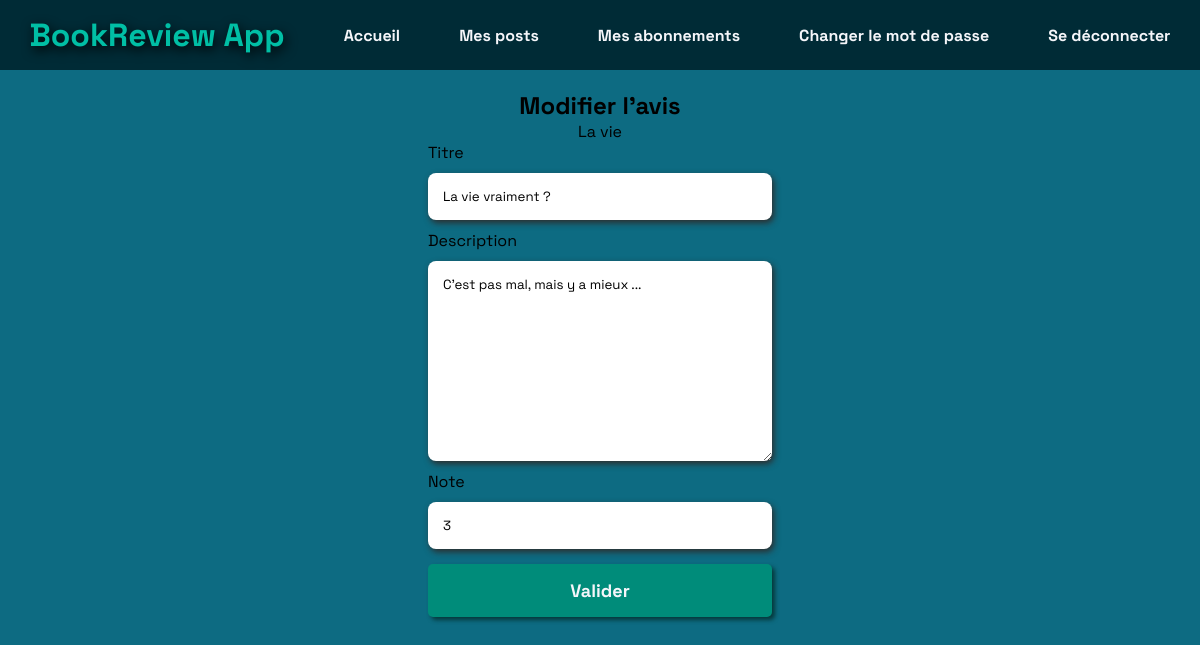
Page /review/9/update (signed in) on the committed database.
### review/models.py (models this page shows, shortened)
class Ticket(models.Model):
    title = models.CharField(max_length=128)
    description = models.TextField(max_length=2048, blank=True)
    user = models.ForeignKey(settings.AUTH_USER_MODEL, on_delete=models.CASCADE)
    image = models.ImageField(null=True, blank=True)
    date_created = models.DateTimeField(auto_now_add=True)
    IMAGE_MAX_SIZE = (300, 600)

class Review(models.Model):
    ticket = models.ForeignKey(to=Ticket, on_delete=models.CASCADE)
    rating = models.PositiveSmallIntegerField(validators=[MinValueValidator(0), MaxValueValidator(5)])
    headline = models.CharField(max_length=128)
    body = models.TextField(max_length=8192, blank=True)
    user = models.ForeignKey(settings.AUTH_USER_MODEL, on_delete=models.CASCADE)
    date_created = models.DateTimeField(auto_now_add=True)

### review/views.py (the view, shortened to what this page needs)
# urls.py: path('review/<int:review_id>/update', login_required(review.views.ReviewUpdate.as_view()), name='review-update'),
class ReviewUpdate(View):
    review_form_class = forms.ReviewForm
    def get(self, request, review_id):
        ticket = get_object_or_404(Ticket, review__pk=review_id)
        review = get_object_or_404(Review, id=review_id)
        review_form = self.review_form_class(instance=review)
        context = {
            "ticket": ticket,
            "review_form": review_form,
        }
        return render(request, 'review/review_update.html', context)

### review/forms.py
class ReviewForm(forms.ModelForm):
    def __init__(self, *args, **kwargs):
        super().__init__(*args, **kwargs)
        self.fields['headline'].widget.attrs.update({'class': 'input_headline', "placeholder": " "})
        self.fields['headline'].label = "Titre"
        self.fields['body'].widget.attrs.update({'class': 'input_body', "placeholder": " "})
        self.fields['body'].label = "Description"
        self.fields['rating'].widget.attrs.update({'class': 'input_rating'})
        self.fields['rating'].label = "Note"
    class Meta:
        model = Review
        fields = ['headline', 'body', 'rating']

### review/templates/review/review_update.html (shortened to what this page needs)
{% extends "base.html" %}
{% load static %}
{% block statics %}
    <link rel="stylesheet" type="text/css" href="{% static 'review/styles.css' %}?{% now "U" %}">
{% endblock %}
{% block content %}
    <div class="bloc-form-container">
    <h2 class="title-form">Modifier l'avis</h2>
        <p>{{ ticket.title }}</p>
        <form method="post" enctype="multipart/form-data">
            <div class="input-field">
                <label class="input-label" for="headline">{{ review_form.headline.label }}</label>
                {{ review_form.headline }}
            </div>
            <div class="input-field">
                <label class="input-label" for="body">{{ review_form.body.label }}</label>
                {{ review_form.body }}
            </div>
            <div class="input-field">
                <label class="input-label" for="rating">{{ review_form.rating.label }}</label>
                {{ review_form.rating }}
            </div>
            <button type="submit" class="btn-validate">Valider</button>
        </form>
    </div>
{% endblock %}

### static/base/styles.css (style rules this page uses)
* { margin: 0; padding: 0; box-sizing: border-box; -webkit-font-smoothing: antialiased; font-family: 'Space Grotesk', sans-serif; }

### review/static/review/styles.css (style rules this page uses)
body { background-color: #0D6B82; }
.btn-ticket, .btn-to-follow, .btn-followed, .btn-validate { width: 150px; padding: 15px; background: rgba(0, 140, 122, 1); border-radius: 5px; margin: 5px 0; box-shadow: 3px 3px 4px 0 #05393b; border: none; cursor: pointer; transition: filter 0.5s; color: #f5f6fa; font-weight: 900; font-size: 18px; }
.bloc-form-container { display: flex; flex-direction: column; align-items: center; margin: 20px 0; }
.input-field { display: flex; flex-direction: column; }
.btn-validate { width: 100%; }
.title-form { text-align: center; }
.input_headline, .input_body, .input_rating { padding: 15px; border-radius: 8px; border: none; box-shadow: 2px 3px 6px 0 #2e2d2d; margin: 10px 0; }

### rows in the picture
Ticket: title "La vie"
Review: headline "La vie vraiment ?", body "C'est pas mal, mais y a mieux ...", rating "3"

### other values in the picture
{{ review_form.headline.label }} "Titre"
{{ review_form.body.label }} "Description"
{{ review_form.rating.label }} "Note"
